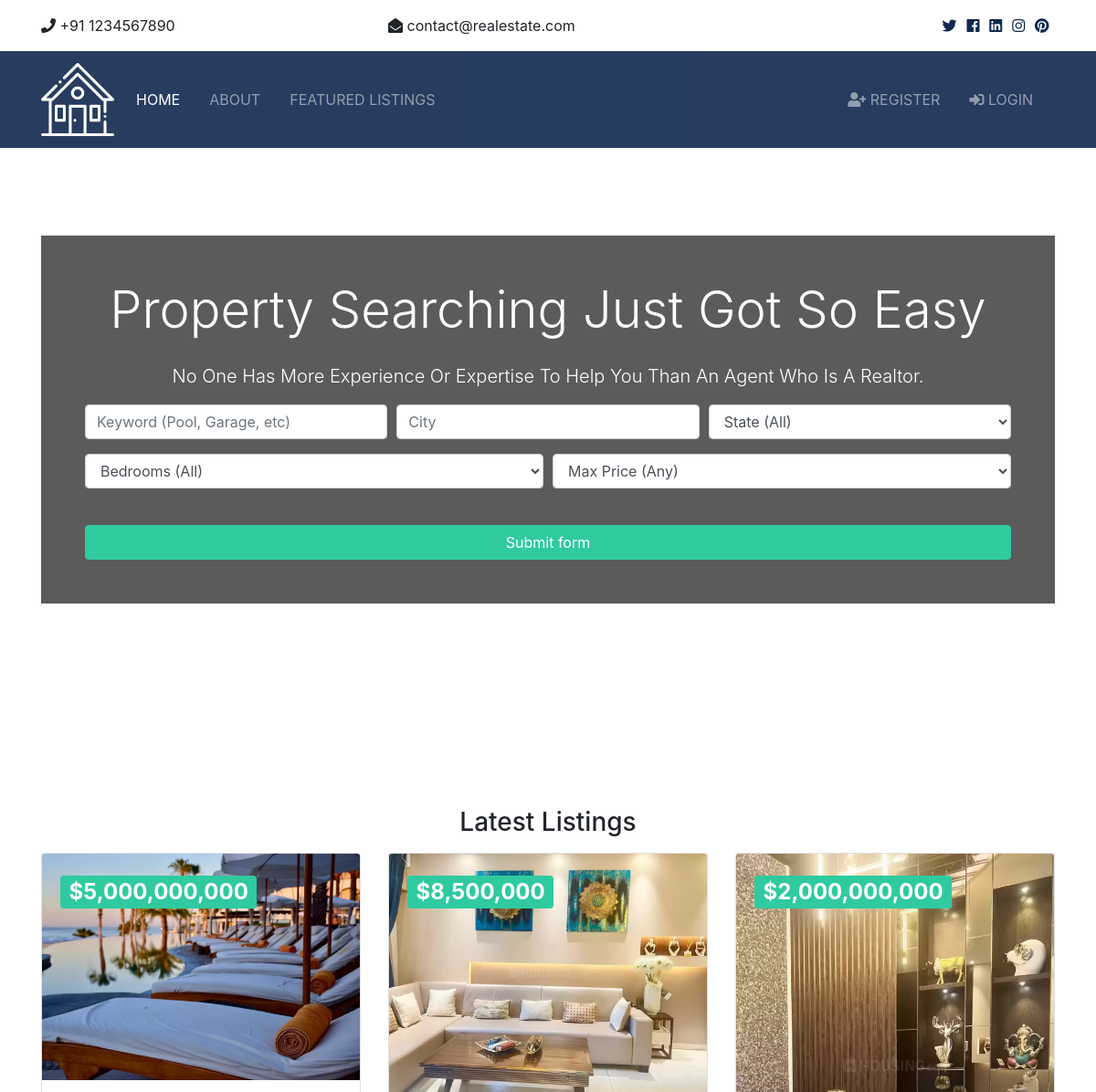
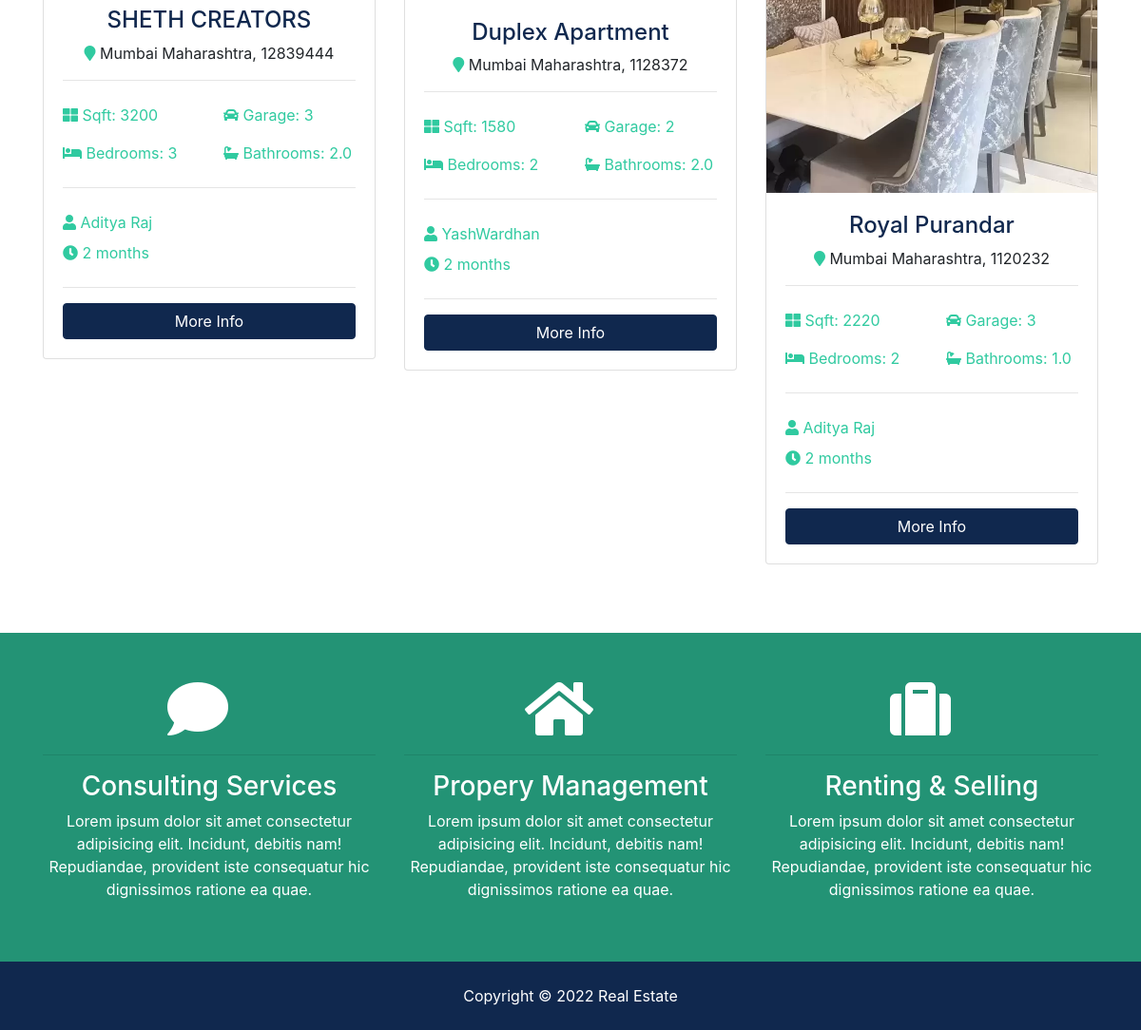
The page / on the database its author committed (2 pictures, top to bottom).
### listings/models.py (models this page shows, shortened)
class Listing(models.Model):
  realtor = models.ForeignKey(Realtor, on_delete=models.DO_NOTHING)
  title = models.CharField(max_length=200)
  address = models.CharField(max_length=200)
  city = models.CharField(max_length=100)
  state = models.CharField(max_length=100)
  zipcode = models.CharField(max_length=20)
  description = models.TextField(blank=True)
  price = models.IntegerField()
  bedrooms = models.IntegerField()
  bathrooms = models.DecimalField(max_digits=2, decimal_places=1)
  garage = models.IntegerField(default=0)
  sqft = models.IntegerField()
  lot_size = models.DecimalField(max_digits=5, decimal_places=1)
  photo_main = models.ImageField(upload_to='photos/%Y/%m/%d/')
  photo_1 = models.ImageField(upload_to='photos/%Y/%m/%d/', blank=True)
  photo_2 = models.ImageField(upload_to='photos/%Y/%m/%d/', blank=True)
  photo_3 = models.ImageField(upload_to='photos/%Y/%m/%d/', blank=True)
  photo_4 = models.ImageField(upload_to='photos/%Y/%m/%d/', blank=True)
  photo_5 = models.ImageField(upload_to='photos/%Y/%m/%d/', blank=True)
  photo_6 = models.ImageField(upload_to='photos/%Y/%m/%d/', blank=True)
  is_published = models.BooleanField(default=True)
  list_date = models.DateTimeField(default=datetime.now, blank=True)

### realtors/models.py (models this page shows)
class Realtor(models.Model):
  name = models.CharField(max_length=200)
  photo = models.ImageField(upload_to='photos/%Y/%m/%d/')
  description = models.TextField(blank=True)
  phone = models.CharField(max_length=20)
  email = models.CharField(max_length=50)
  is_mvp = models.BooleanField(default=False)
  hire_date = models.DateTimeField(default=datetime.now, blank=True)
  def __str__(self):
    return self.name

### pages/views.py (the view)
# urls.py: path('', views.index, name='listings'),
def index(request):
    listings = Listing.objects.order_by('-list_date').filter(is_published=True)[:3]
    context = {
        'listings': listings,
        'state_choices': state_choices,
        'bedroom_choices': bedroom_choices,
        'price_choices': price_choices
    }
    return render(request, 'pages/index.html', context)

### templates/pages/index.html (shortened to what this page needs)
{% extends 'base.html' %}
{% load humanize %}
{% block content %}
<section id="showcase">
    <div class="container text-center">
      <div class="home-search p-5">
        <div class="overlay p-5">
          <h1 class="display-4 mb-4">
            Property Searching Just Got So Easy
          </h1>
          <p class="lead">No One Has More Experience Or Expertise To Help You Than An Agent Who Is A Realtor.
          </p>
          <div class="search">
            <form action="{% url 'search' %}">
              <div class="form-row">
                <div class="col-md-4 mb-3">
                  <input type="text" name="keywords" class="form-control" placeholder="Keyword (Pool, Garage, etc)">
                </div>
                <div class="col-md-4 mb-3">
                  <input type="text" name="city" class="form-control" placeholder="City">
                </div>
                <div class="col-md-4 mb-3">
                  <select name="state" class="form-control">
                    <option selected="true" disabled="disabled">State (All)</option>
                  </select>
                </div>
              </div>
              <div class="form-row">
                <div class="col-md-6 mb-3">
                  <select name="bedrooms" class="form-control">
                    <option selected="true" disabled="disabled">Bedrooms (All)</option>
                  </select>
                </div>
                <div class="col-md-6 mb-3">
                  <select name="price" class="form-control" id="type">
                    <option selected="true" disabled="disabled">Max Price (Any)</option>
                  </select>
                </div>
              </div>
              <button class="btn btn-secondary btn-block mt-4" type="submit">Submit form</button>
            </form>
          </div>
        </div>
      </div>
    </div>
  </section>
<br>
  <section id="listings" class="py-5">
    <div class="container">
      <h3 class="text-center mb-3">Latest Listings</h3>
      <div class="row">
        {% if listings %}
          {% for listing in listings %}
            <div class="col-md-6 col-lg-4 mb-4">
              <div class="card listing-preview">
                <img class="card-img-top" src="{{ listing.photo_main.url }}" alt="">
                <div class="card-img-overlay">
                  <h2>
                    <span class="badge badge-secondary text-white">${{ listing.price | intcomma }}</span>
                  </h2>
                </div>
                <div class="card-body">
                  <div class="listing-heading text-center">
                    <h4 class="text-primary">{{ listing.title }}</h4>
                    <p>
                      <i class="fas fa-map-marker text-secondary"></i> {{ listing.city }} {{ listing.state }}, {{ listing.zipcode }}</p>
                  </div>
                  <hr>
                  <div class="row py-2 text-secondary">
                    <div class="col-6">
                      <i class="fas fa-th-large"></i> Sqft: {{ listing.sqft }}</div>
                    <div class="col-6">
                      <i class="fas fa-car"></i> Garage: {{ listing.garage }}</div>
                  </div>
                  <div class="row py-2 text-secondary">
                    <div class="col-6">
                      <i class="fas fa-bed"></i> Bedrooms: {{ listing.bedrooms }}</div>
                    <div class="col-6">
                      <i class="fas fa-bath"></i> Bathrooms: {{ listing.bathrooms }}</div>
                  </div>
                  <hr>
                  <div class="row py-2 text-secondary">
                    <div class="col-6">
                      <i class="fas fa-user"></i> {{ listing.realtor }}</div>
                  </div>
                  <div class="row text-secondary pb-2">
                    <div class="col-6">
                      <i class="fas fa-clock"></i> {{ listing.list_date | timesince }}</div>
                  </div>
                  <hr>
                  <a href="{% url 'listing' listing.id %}" class="btn btn-primary btn-block">More Info</a>
                </div>
              </div>
            </div>
          {% endfor %}
        {% else %}
          <div class="col-md-12">
            <p>No Listings Available</p>
          </div>
        {% endif %}
      </div>
    </div>
  </section>
  <section id="services" class="py-5 bg-secondary text-white">
    <div class="container">
      <div class="row text-center">
        <div class="col-md-4">
          <i class="fas fa-comment fa-4x mr-4"></i>
          <hr>
          <h3>Consulting Services</h3>
          <p>Lorem ipsum dolor sit amet consectetur adipisicing elit. Incidunt, debitis nam! Repudiandae, provident iste consequatur
            hic dignissimos ratione ea quae.</p>
        </div>
        <div class="col-md-4">
          <i class="fas fa-home fa-4x mr-4"></i>
          <hr>
          <h3>Propery Management</h3>
          <p>Lorem ipsum dolor sit amet consectetur adipisicing elit. Incidunt, debitis nam! Repudiandae, provident iste consequatur
            hic dignissimos ratione ea quae.</p>
        </div>
        <div class="col-md-4">
          <i class="fas fa-suitcase fa-4x mr-4"></i>
          <hr>
          <h3>Renting & Selling</h3>
          <p>Lorem ipsum dolor sit amet consectetur adipisicing elit. Incidunt, debitis nam! Repudiandae, provident iste consequatur
            hic dignissimos ratione ea quae.</p>
        </div>
      </div>
    </div>
  </section>
{% endblock %}

### realestate/static/css/all.css (style rules this page uses)
.fa, .fas, .far, .fal, .fab { -moz-osx-font-smoothing: grayscale; -webkit-font-smoothing: antialiased; display: inline-block; font-style: normal; font-variant: normal; text-rendering: auto; line-height: 1; }
.fa-4x { font-size: 4em; }
.fa-bath:before { content: "\f2cd"; }
.fa-bed:before { content: "\f236"; }
.fa-car:before { content: "\f1b9"; }
.fa-clock:before { content: "\f017"; }
.fa-comment:before { content: "\f075"; }
.fa-home:before { content: "\f015"; }
.fa-map-marker:before { content: "\f041"; }
.fa-suitcase:before { content: "\f0f2"; }
.fa-th-large:before { content: "\f009"; }
.fa-user:before { content: "\f007"; }
.fa, .fas { font-family: 'Font Awesome 5 Free'; font-weight: 900; }

### realestate/static/css/style.css (style rules this page uses)
.btn-secondary { color: #fff !important; }
img { width: 100%; }
#showcase { background: url(../img/showcase.jpg) no-repeat top center fixed/cover; position: relative; min-height: 650px; color: #fff; padding-top: 6rem; }
#showcase .home-search { min-height: 400px; position: relative; border-radius: 5px; }
#showcase .overlay { content: ''; position: absolute; top: 0; left: 0; min-height: 400px; width: 100%; background: rgba(51, 51, 51, 0.8); }
#services { background: url(../img/building.jpg) no-repeat top center fixed/cover; min-height: 300px; position: relative; overflow: hidden; }
#services::before { content: ''; position: absolute; top: 0; left: 0; min-height: 100%; width: 100%; background: rgba(32, 134, 107, 0.8); }
.listing-preview a { position: relative; }

### rows shown on the page
Listing: photo_main (picture), price "5,000,000,000", title "SHETH CREATORS", city "Mumbai", state "Maharashtra", zipcode "12839444", sqft "3200", garage "3", bedrooms "3", bathrooms "2.0", realtor "Aditya Raj", list_date "2 months"
Listing: photo_main (picture), price "8,500,000", title "Duplex Apartment", city "Mumbai", state "Maharashtra", zipcode "1128372", sqft "1580", garage "2", bedrooms "2", bathrooms "2.0", realtor "YashWardhan", list_date "2 months"
Listing: photo_main (picture), price "2,000,000,000", title "Royal Purandar", city "Mumbai", state "Maharashtra", zipcode "1120232", sqft "2220", garage "3", bedrooms "2", bathrooms "1.0", realtor "Aditya Raj", list_date "2 months"
